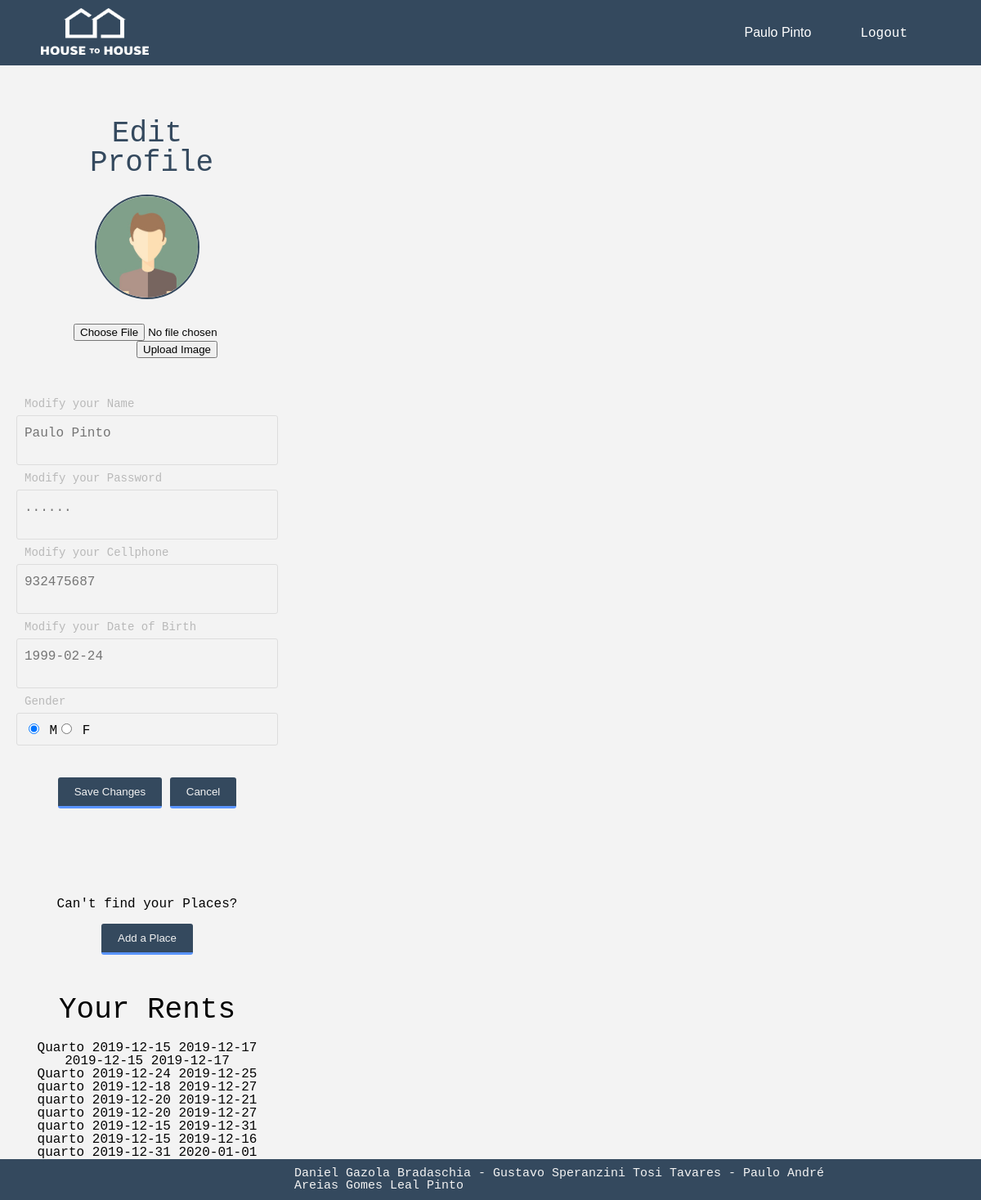
/pages/profile.php (signed in), run on an earlier commit of the app's database.
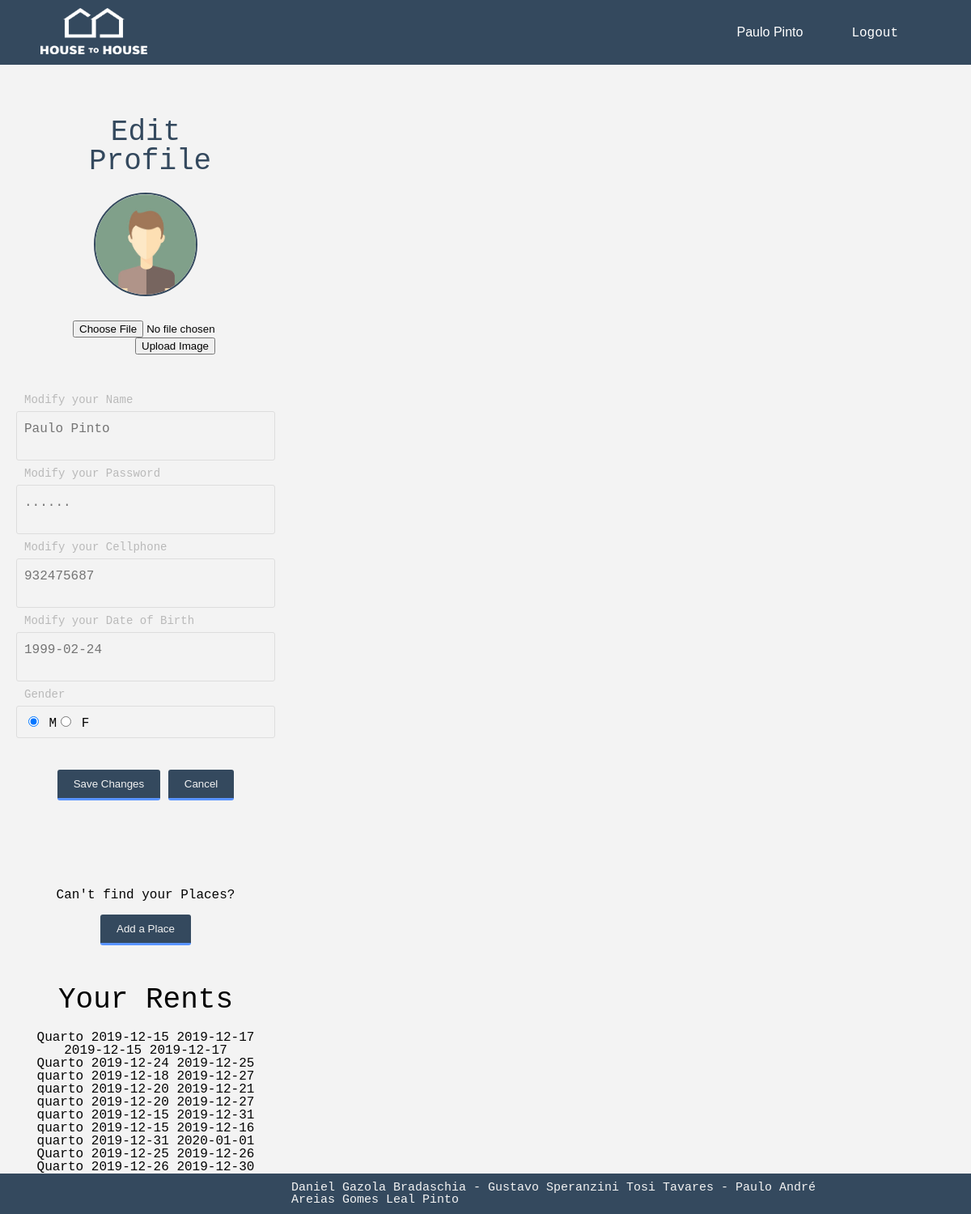
And on a later commit of the database.
### tables this page shows
CREATE TABLE USER(
    idUser INTEGER PRIMARY KEY,
    name TEXT NOT NULL,
    password TEXT NOT NULL,
    email TEXT NOT NULL UNIQUE,
    gender CHAR CHECK (gender == 'F' OR gender == 'f' OR gender == 'M' OR gender == 'm'),
    birthdate DATE,
    cellphone INTEGER,
    profilePicture BLOB,
    type TEXT CHECK (type == 'Owner' OR type == 'Tourist')
);

CREATE TABLE RENT (idRent INTEGER PRIMARY KEY, idUser INTEGER REFERENCES USER (idUser), idProperty INTEGER REFERENCES PROPERTY (idProperty), moveIn DATE, moveOut DATE, payment TEXT NOT NULL, price NUMERIC NOT NULL);

CREATE TABLE PROPERTY (
    idProperty INTEGER PRIMARY KEY,
    idOwner INTEGER REFERENCES USER (idUser),
    address TEXT,
    title TEXT,
    price FLOAT,
    description TEXT,
    rate NUMERIC
, available BLOB);

### dbActions/user.php (called while the page is built, shortened)
<?php
include_once('config.php');
function getUserInfoByUserName($email,$info){
    global $db;
    $statement = $db->prepare('SELECT * FROM USER WHERE email = ? ');
    $statement->execute([$email]);
    return $statement->fetch()[$info];
}

### dbActions/rentUtils.php (called while the page is built, shortened)
<?php
include_once('config.php');
function getRentsByUser($idUser)
{
    global $db;
    $stmt = $db->prepare('SELECT * FROM RENT WHERE idUser = ?');
    $stmt->execute([$idUser]);
    return $stmt->fetchAll();
}

### dbActions/placeUtils.php (called while the page is built, shortened)
<?php
include_once('config.php');
function getPropertyInfoById($idProperty, $info)
{
    global $db;
    $statement = $db->prepare('SELECT * FROM PROPERTY WHERE idProperty = ? ');
    $statement->execute([$idProperty]);
    return $statement->fetch()[$info];
}

### pages/profile.php (the view, shortened to what this page needs)
<?php
include_once "header.php";
include_once "../dbActions/user.php";
include_once "../dbActions/placeUtils.php";
include_once "../dbActions/rentUtils.php";
$username = $_SESSION['login-user'];
$name = getUserInfoByUserName($username, 'name');
$photoUser = getUserInfoByUserName($username, 'profilePicture');
$srcPhoto = '../assets/' . $photoUser;
$date = getUserInfoByUserName($username, 'birthdate');
$gender = getUserInfoByUserName($username, 'gender');
$cellphone = getUserInfoByUserName($username, 'cellphone');
?>
<div class="profilePage">
    <div class="main">
        <div class="container">
            <div class="profileCenter">
                <h1>Edit Profile</h1>
                <img class="img-item" src="<?php echo $srcPhoto ?>"><br>
                <form class="uploadPhotoProfile" action="../dbActions/uploadUserPhoto.php" method="post"
                      enctype="multipart/form-data">
                    <input type="file" name="fileToUpload" id="fileToUpload" value="Select image to upload:"><br>
                    <input type="submit" value="Upload Image" name="submit">
                </form>
            </div>
            <form class="editProfileForm" action="../dbActions/editProfile.php" method="post">
                <ul>
                    <li>
                        <label for="Name">Modify your Name</label>
                        <input type="text" name="name" maxlength="100" placeholder="<?php echo $name ?>"><br>
                    </li>
                    <li>
                        <label for="Password">Modify your Password</label>
                        <input type="Text" name="password" maxlength="100" placeholder="......"><br>
                    </li>
                    <li>
                        <label for="Cellphone">Modify your Cellphone</label>
                        <input type="number" name="cellphone" maxlength="100" placeholder="<?php echo $cellphone ?>"><br>
                    </li>
                    <li>
                        <label for="date">Modify your Date of Birth</label>
                        <input placeholder='<?php echo $date ?>' name="birthdate" class="form-control" type="text"
                               onfocus="(this.type='date')" onblur="(this.type='text')" id="date"><br>
                    </li>
                    <li>
                        <label for="gender">Gender</label>
                        <div class="genderProfile">
                            <?php
                            if (strtoupper($gender) == 'M') {
                                echo '  <input class="inputGender" type="radio" name="gender" checked="checked" value="M"> M';
                                echo '<input class="inputGender" type="radio" name="gender" value="F"> F';
                            } else {
                                echo '  <input class="inputGender" type="radio" name="gender" value="M"> M';
                                echo '<input class="inputGender" type="radio" name="gender" checked="checked" value="F"> F';
                            }
                            ?>
                            <br>
                        </div>
                    </li>
                    <li>
                        <input type="submit" value="Save Changes">
                        <button class="button-item" type="button" onclick="location.href='index.php';">Cancel</button>
                    </li>
                </ul>
            </form>
            <?php
                echo '<div class="ownerColumn">';
                    echo 'Can\'t find your Places?' . '<br>' . '<br>';
                    echo '<button id="button-add" class="button-item" type="button" onclick="location.href=\'addPlace.php\';">Add a Place</button>';
                echo '</div>';
                    echo '<div class="container">';
                        echo '<div class="userRest">';
                            echo '<h1 id="editProfile" style="text-align: center">Your Rents</h1>';
                            $rent = getRentsByUser(getUserInfoByUserName($username, 'idUser'));
                            foreach ($rent as $row) {
                                $title = getPropertyInfoById($row['idProperty'], 'title');
                                $checkin = $row['moveIn'];
                                $checkout = $row['moveOut'];
                                echo '<div class="placeList">';
                                echo $title;
                                echo $checkin;
                                echo $checkout;
                                echo '</div>';
                                }
                        echo '</div>';
                    echo '</div>';
            ?>
        </div>
    </div>
    <div class="owned">
        </div>
    </div>
<?php
include_once "footer.php";
?>

### pages/header.php (shortened to what this page needs)
<?php
include_once "../dbActions/user.php";
?>
<html lang="en">
<head>
	<link rel="stylesheet" href="../assets/font-awesome/css/font-awesome.min.css">
    <link rel="stylesheet" href="../css/reset.css">
    <link rel="stylesheet" href="../css/style.css">
    <link rel="stylesheet" href="//code.jquery.com/ui/1.12.1/themes/base/jquery-ui.css">
     <div class="header">
        <div class="header-left-icon">
            <img class="logo" src="../assets/logo4.png" onclick="location.href='index.php'">
        </div>
        <div class="header-right">
            <div class="header-login">
                <?php
                if (isset($_SESSION['login-user'])) {
                    $name = getUserInfoByUserName($_SESSION['login-user'], 'name');
                    echo '<button class="login-button" onclick="location.href=\'profile.php\'" type="button">' . $name . '</button>';
                    echo '<a class="createAccount-button" href="../dbActions/logout.php">Logout</a>';
                } else {
                    echo '<button class="login-button" id="btnCreateAccount" onclick="visibleLogin()">Log In</button>';
                    echo ' <button class="createAccount-button" id="btnCreateAccount" onclick="visibleCreateAcc()">Sign Up</button>';
                }
                ?>
            </div>
        </div>
    </div>
</head>

### pages/footer.php
<footer>
    <div class="footer">
        <p class="workdoneby">
            Daniel Gazola Bradaschia - Gustavo Speranzini Tosi Tavares - Paulo André Areias Gomes Leal Pinto
        </p>
    </div>
</footer>
</html>

### css/style.css (style rules this page uses)
*, *::after, *::before { box-sizing: border-box; }
html { font-size: 62.5%; }
body h1 { font-size: 3.6rem; font-family: "Andale Mono", monospace; color: #040404; text-align: center; padding: 20px; }
a { color: #2e416a; text-decoration: none; }
.footer { background: #34495E; height: 50px; left: 0; right: 0; bottom: 0; position: relative; }
.footer .workdoneby { font-size: 1rem; font-family: "Andale Mono", monospace; color: #F3F3F3; padding-top: 10px; padding-left: 30%; padding-right: 15%; font-size: 15px; }
.header { display: flex; flex-wrap: wrap; justify-content: space-between; background: #34495E; height: 10%; padding: 0.5em 0; }
.header .header-left-icon { float: left; width: 125px; text-align: right; margin: 2px 10px; }
.header .logo { height: 1.5cm; width: 3.5cm; margin-left: 40px; }
.header .header-right { float: right; text-align: left; align-self: center; margin: 2px 10px; font-size: 1.6rem; font-family: "Andale Mono", monospace; color: #F3F3F3; position: relative; z-index: 2; }
.header .header-right .header-login { float: left; align-self: center; vertical-align: middle; text-align: center; }
.login-button { background-color: #34495E; border: none; color: #ffffff; text-align: center; text-decoration: none; display: inline-block; font-size: 16px; padding-right: 60px; }
.createAccount-button { background-color: #34495E; border: none; color: #ffffff; text-align: center; text-decoration: none; display: inline-block; font-size: 16px; padding-right: 20px; }
.profilePage { display: flex; flex-flow: row wrap; margin-top: 1em; }
.profilePage .main { width: 30%; }
.img-item { border-radius: 50%; border: 2px solid #34495E; width: 128px; height: 128px; display: inline-block; }
.uploadPhotoProfile { display: inline-block; padding-top: 30px; }
.profileCenter { padding-top: 30px; margin: 0 auto; width: 50%; text-align: center; }
.profileCenter>h1 { font-family: "Andale Mono", monospace; color: #34495e; }
.editProfileForm { max-width: 500px; margin: 50px auto; background: transparent; border-radius: 2px; padding: 20px; font-family: "Andale Mono", monospace; }
.editProfileForm ul { list-style: none; padding: 0; margin: 0; }
.editProfileForm li { display: block; padding: 9px; border: 1px solid #DDDDDD; margin-bottom: 30px; border-radius: 3px; }
.editProfileForm li:last-child { border: none; margin-bottom: 0px; text-align: center; }
.editProfileForm li>label { display: block; float: left; margin-top: -31px; background: transparent; height: 14px; color: #B9B9B9; font-size: 14px; overflow: hidden; font-family: "Andale Mono", monospace; }
.editProfileForm genderProfile, .editProfileForm input[type="text"], .editProfileForm input[type="date"], .editProfileForm input[type="datetime"], .editProfileForm input[type="email"], .editProfileForm input[type="number"], .editProfileForm input[type="search"], .editProfileForm input[type="time"], .editProfileForm input[type="url"], .editProfileForm input[type="password"], .editProfileForm textarea, .editProfileForm select { box-sizing: border-box; -webkit-box-sizing: border-box; -moz-box-sizing: border-box; width: 100%; display: block; outline: none; border: none; height: 25px; line-height: 25px; font-size: 16px; padding: 0; font-family: "Andale Mono", monospace; background-color: transparent; }
.editProfileForm .inputGender { font-family: "Andale Mono", monospace; }
#button-add, .editProfileForm button, .editProfileForm input[type="submit"], .editProfileForm input[type="button"] { background: #34495E; border: none; padding: 10px 20px 10px 20px; border-bottom: 3px solid #5994FF; border-radius: 3px; color: #F3F3F3; }
.ownerColumn { padding: 30px; text-align: center; align-items: center; }
.userRest .placeList { text-align: center; }
.owned { display: flex; flex-flow: column wrap; justify-content: center !important; width: 70%; padding: 0 1em; }

What changed in the data, as far as the page shows it:
added rent: idProperty.title "Quarto", moveIn "2019-12-25", moveOut "2019-12-26"
added rent: idProperty.title "Quarto", moveIn "2019-12-26", moveOut "2019-12-30"
